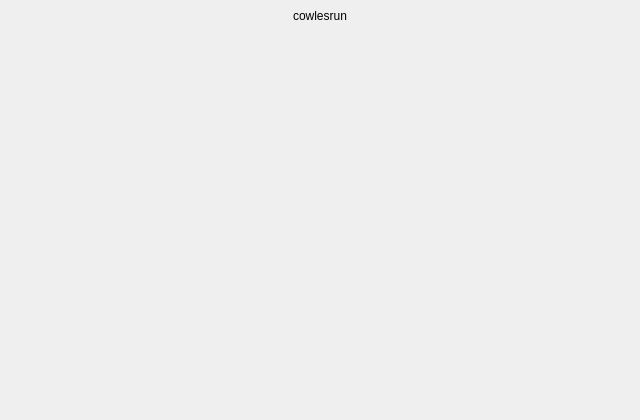
<?xml version="1.0" encoding="UTF-8"?>
<ui version="4.0">
 <class>MainWindow</class>
 <widget class="QMainWindow" name="MainWindow">
  <property name="geometry">
   <rect>
    <x>0</x>
    <y>0</y>
    <width>640</width>
    <height>420</height>
   </rect>
  </property>
  <property name="windowTitle">
   <string>cowlesrun</string>
  </property>
  <widget class="QWidget" name="centralwidget">
   <layout class="QVBoxLayout" name="verticalLayout">
    <item>
     <widget class="QLabel" name="titleLabel">
      <property name="text">
       <string>cowlesrun</string>
      </property>
      <property name="alignment">
       <set>Qt::AlignmentFlag::AlignCenter</set>
      </property>
     </widget>
    </item>
    <item>
     <spacer name="verticalSpacer">
      <property name="orientation">
       <enum>Qt::Orientation::Vertical</enum>
      </property>
      <property name="sizeHint" stdset="0">
       <size>
        <width>20</width>
        <height>40</height>
       </size>
      </property>
     </spacer>
    </item>
   </layout>
  </widget>
 </widget>
 <resources/>
 <connections/>
</ui>
